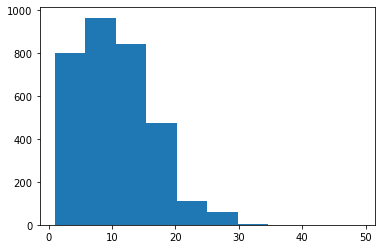

The script that drew this image:
# -*- coding: utf-8 -*-
"""
Created on Sun Aug 23 11:28:39 2020

@author: Claudio Collado

"""
#Ejercicio 4.30

import csv
import matplotlib.pyplot as plt

def leer_arboles(nombre_archivo):
    arboleda = []
    with open(nombre_archivo,'r',encoding = 'utf8') as f:
        filas = csv.reader(f)
        encabezado = next(filas)
        for fila in filas:
            diccionario_arbol = dict(zip(encabezado,fila))
            arboleda.append(diccionario_arbol)
        return arboleda
    
arboleda = leer_arboles('arbolado-en-espacios-verdes.csv')

altos = [float(arbol['altura_tot']) for arbol in arboleda if arbol['nombre_com'] == 'Jacarandá']

plt.hist(altos,bins=10)
